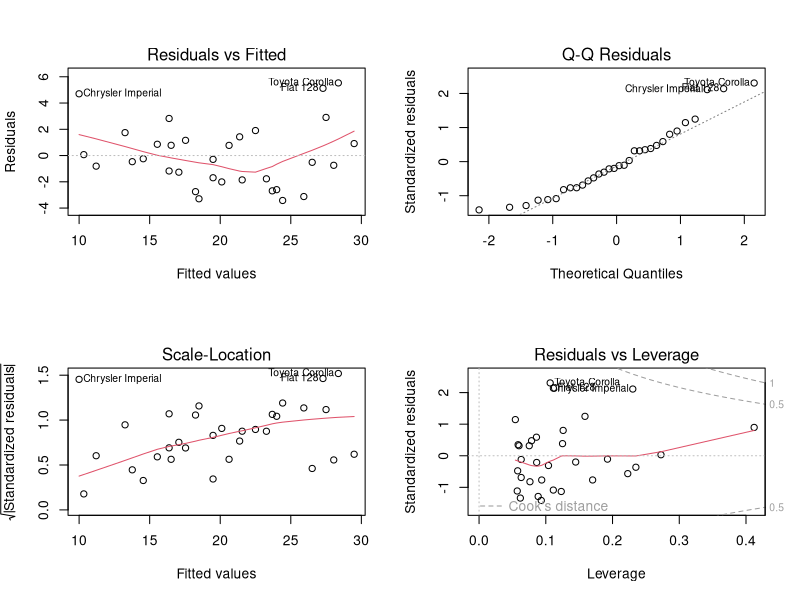

Here is the R script that generated this plot:
## ---- chunk 1
data(mtcars)
## We want to use the "am" column, which means we'll need to turn it into a factor for us to use easily.
mtcars$am <- as.factor(mtcars$am)
levels(mtcars$am) <- c("Automatic", "Manual")
## ---- chunk 2
simple <- aggregate(mpg ~ am, data = mtcars, FUN = mean)
round(simple[2,2]-simple[1,2],3)
## ---- chunk 3
ttest <- t.test(mtcars[mtcars$am == "Automatic",]$mpg, mtcars[mtcars$am == "Manual",]$mpg)
c(abs(ttest$statistic), ttest$p.value)
## ---- chunk 4
fit <- lm(mpg ~ am, data = mtcars)
fit$coefficients
round(summary(fit)$r.squared,4)
## ---- chunk 5
fit2 <- lm(mpg ~ am + wt, data = mtcars)
fit3 <- lm(mpg ~ am + wt + hp, data = mtcars)
fit4 <- lm(mpg ~ am + wt + hp + cyl, data = mtcars)
fit5 <- lm(mpg ~ am + wt + hp + cyl + gear, data = mtcars)
anova(fit, fit2, fit3, fit4, fit5)
## ---- chunk 6
summary(fit3)$coef
round(summary(fit3)$r.squared,4)
## ---- chunk 7
par(mfrow=c(2,2))
plot(fit3)
